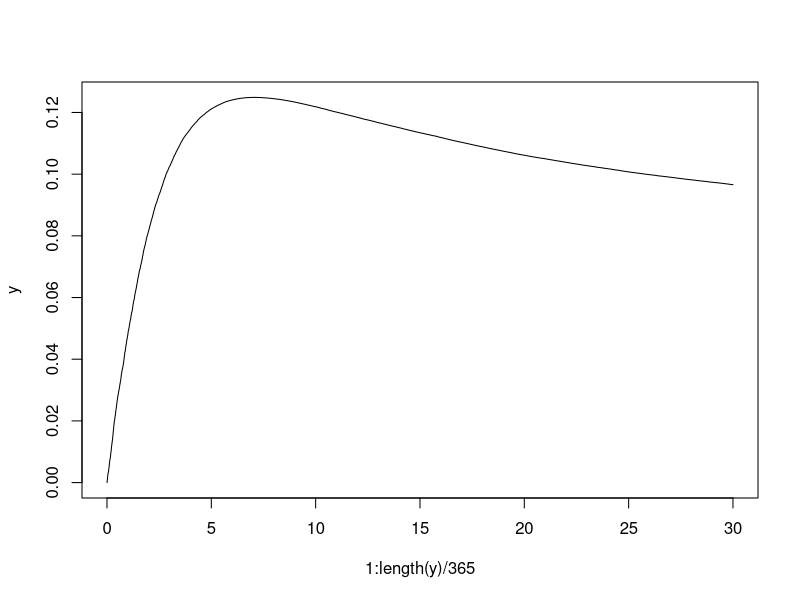

This figure's R source:

y = rep(0,365*30)


weights_function = function(x, a = 0.005, b = 80, c = 1000){
  a*(exp(-(.1*x)^1/b) - c*dlnorm(x = x, mean = log(365*10),sd = log(sqrt(100))))
}
#a decides the spike
#b where the spike is
#c how the tail is shaped

y[1] = 0
for (i in 2:length(y)) {
  y[i] = y[i-1] + runif(1,0,0.1)*weights_function(i,  c = 600)
}
plot(1:length(y)/365, y, type = "l")

